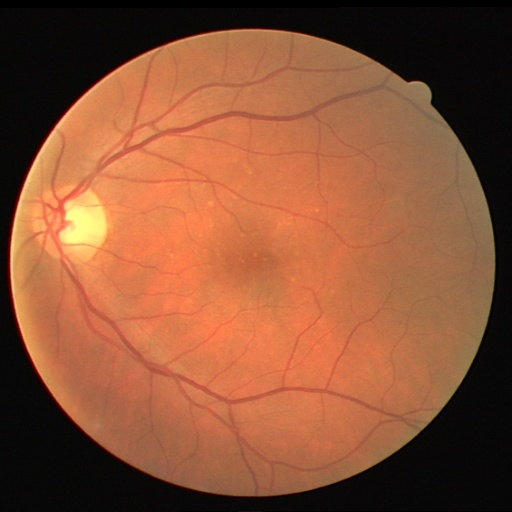
#> input picture retina/train/images/21.jpg, 512 x 512 px
$ python -i Aumentacion1.py   (imports and definitions only)   (older library calls are emulated)
#> lines starting #> are read from the running program, lines starting #| are printed output that depends on the picture
#> further down, picture is the input picture: shape (512, 512, 3); mean B, G, R 54.3, 82.7, 138.5
import cv2
import numpy as np
import os
from glob import glob
import random

# Crear directorios de salida para imágenes y ground truths (máscaras)
output_dir_images = 'train_augmented/images/'
output_dir_masks = 'train_augmented/groundtruths/'

# [5 lines not run here, left out]

# Cargar las imágenes y las máscaras
images = sorted(glob('retina/train/images/*.jpg'))  # Ruta a tus imágenes originales
masks = sorted(glob('retina/train/groundtruths/*.jpg'))    # Ruta a tus máscaras originales

# Función para ajustar brillo y contraste
def adjust_brightness_contrast(img, alpha=1.0, beta=0):
    return cv2.convertScaleAbs(img, alpha=alpha, beta=beta)

# Función para aplicar ecualización de histograma
def apply_histogram_equalization(img):
    if len(img.shape) == 3:  # Imagen a color
        img_yuv = cv2.cvtColor(img, cv2.COLOR_BGR2YUV)
        img_yuv[:, :, 0] = cv2.equalizeHist(img_yuv[:, :, 0])
        return cv2.cvtColor(img_yuv, cv2.COLOR_YUV2BGR)
    else:  # Imagen en escala de grises
        return cv2.equalizeHist(img)

# Función para aplicar detección de bordes Canny
def apply_canny_edge_detection(img):
    return cv2.Canny(img, 100, 200)

# Función para aplicar filtro Sobel
def apply_sobel_edge_detection(img):
    gray = cv2.cvtColor(img, cv2.COLOR_BGR2GRAY)
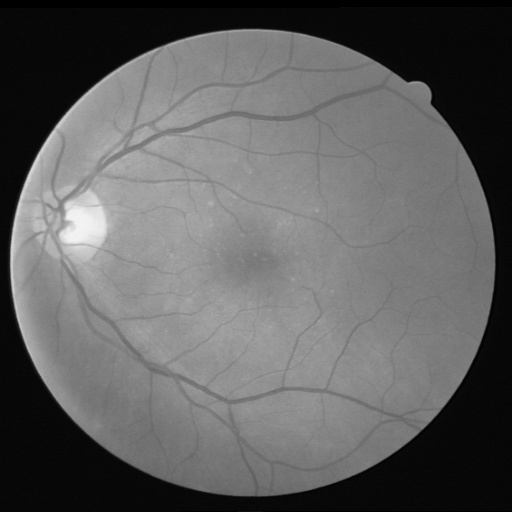
#> gray: shape (512, 512); min 0, max 243, mean 96.2
    grad_x = cv2.Sobel(gray, cv2.CV_64F, 1, 0, ksize=3)
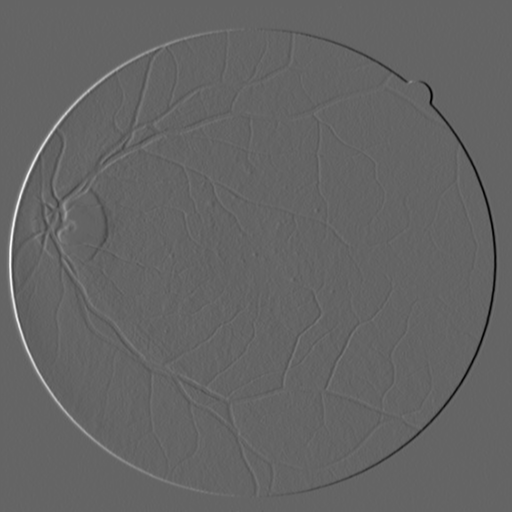
#> grad_x: shape (512, 512) float64; min -434, max 662, mean 0; drawn with min black and max white
    grad_y = cv2.Sobel(gray, cv2.CV_64F, 0, 1, ksize=3)
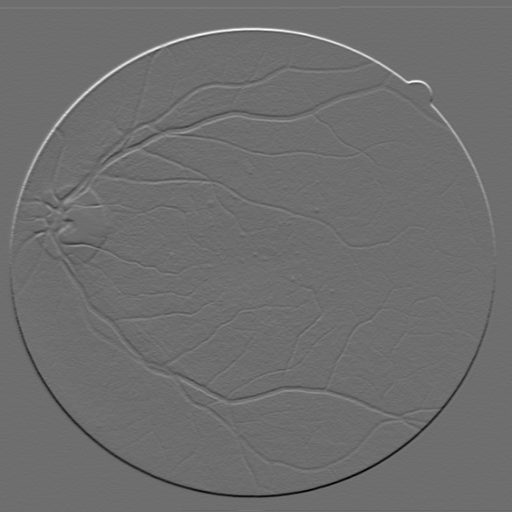
#> grad_y: shape (512, 512) float64; min -406, max 531, mean 0.1; drawn with min black and max white
    sobel = cv2.magnitude(grad_x, grad_y)
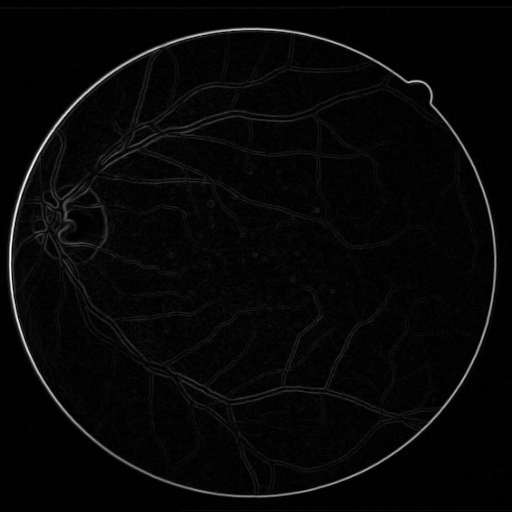
#> sobel: shape (512, 512) float64; min 0, max 663.6, mean 18.7; drawn with min black and max white
    return np.uint8(sobel)
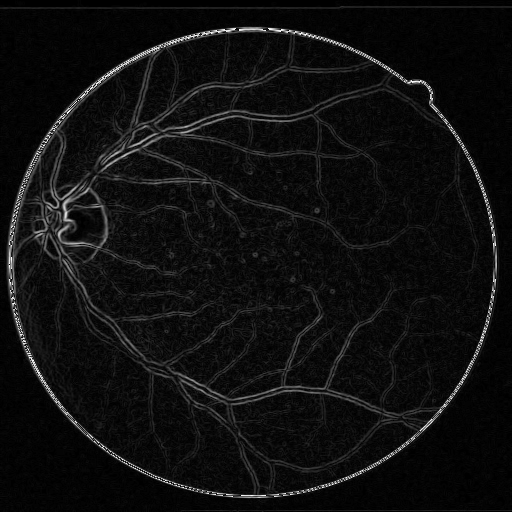
#> returned value: shape (512, 512); min 0, max 255, mean 15.1

# Función para añadir ruido gaussiano
def add_gaussian_noise(img):
    mean = 0
    sigma = 25
    noise = np.random.normal(mean, sigma, img.shape).astype(np.uint8)
    return cv2.add(img, noise)

# Función para realizar rotaciones
def rotate_image(img, angle):
    (h, w) = img.shape[:2]
    center = (w // 2, h // 2)
    M = cv2.getRotationMatrix2D(center, angle, 1.0)
    return cv2.warpAffine(img, M, (w, h))

# Función para aplicar transformaciones geométricas (zoom)
def zoom_image(img, zoom_factor=1.2):
    height, width = img.shape[:2]
    new_width, new_height = int(width * zoom_factor), int(height * zoom_factor)
    resized_img = cv2.resize(img, (new_width, new_height))

    # Recortar la imagen para que sea del mismo tamaño que el original
    crop_x1 = (new_width - width) // 2
    crop_y1 = (new_height - height) // 2
    return resized_img[crop_y1:crop_y1+height, crop_x1:crop_x1+width]

# Generar nuevas imágenes y máscaras con las transformaciones
total_images = 0
augmentations_per_image = 40  # Aumentamos el número de augmentaciones por imagen

# [63 lines not run here, left out]

>>> import cv2
>>> picture = cv2.imread('retina/train/images/21.jpg')
>>> result = apply_sobel_edge_detection(picture)

$ run again, on retina/train/images/25.jpg
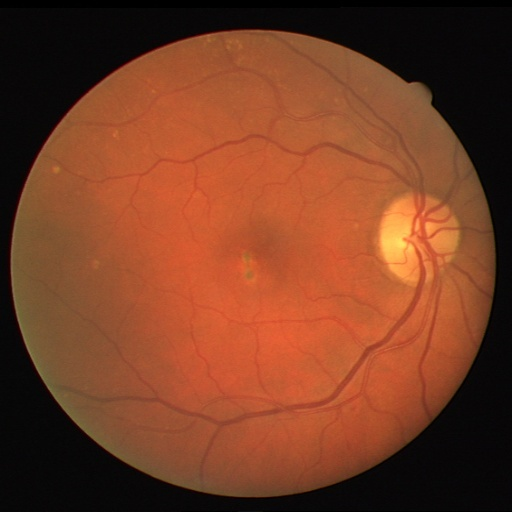
#> input picture retina/train/images/25.jpg, 512 x 512 px
#> picture is the input picture: shape (512, 512, 3); mean B, G, R 36.4, 61.8, 119.8
#> in apply_sobel_edge_detection, `grad_y = cv2.Sobel(gray, cv2.CV_64F, 0, 1, ksize=3)`:
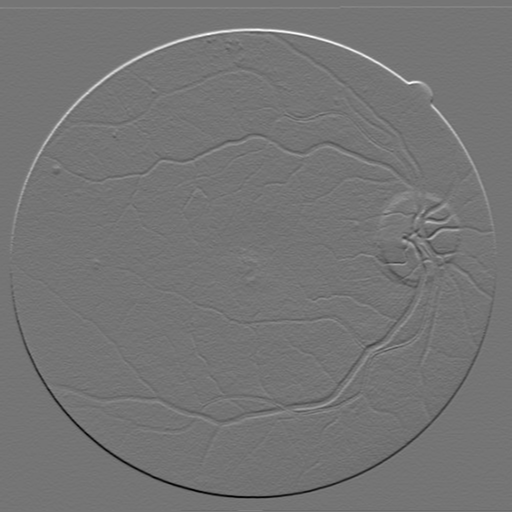
#> grad_y: shape (512, 512) float64; min -294, max 346, mean 0.1; drawn with min black and max white
#> in apply_sobel_edge_detection, `return np.uint8(sobel)`:
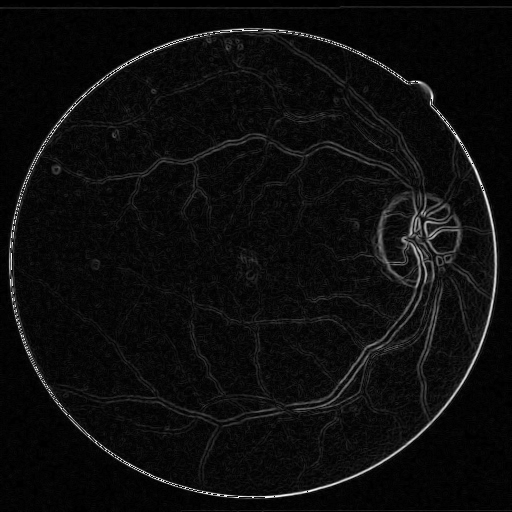
#> returned value: shape (512, 512); min 0, max 255, mean 13

$ run again, on retina/train/images/27.jpg
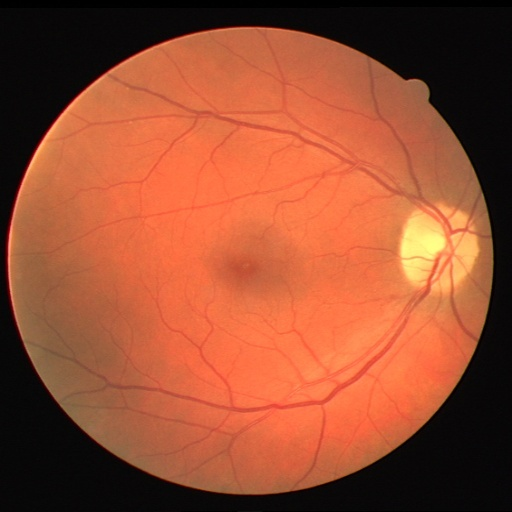
#> input picture retina/train/images/27.jpg, 512 x 512 px
#> picture is the input picture: shape (512, 512, 3); mean B, G, R 49.7, 77.7, 151.9
#> in apply_sobel_edge_detection, `grad_y = cv2.Sobel(gray, cv2.CV_64F, 0, 1, ksize=3)`:
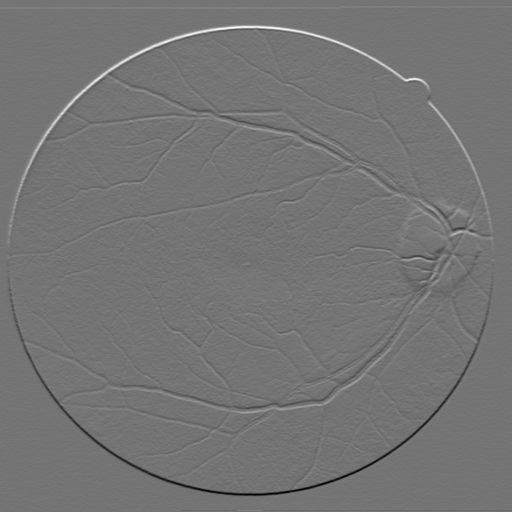
#> grad_y: shape (512, 512) float64; min -406, max 480, mean 0.1; drawn with min black and max white
#> in apply_sobel_edge_detection, `return np.uint8(sobel)`:
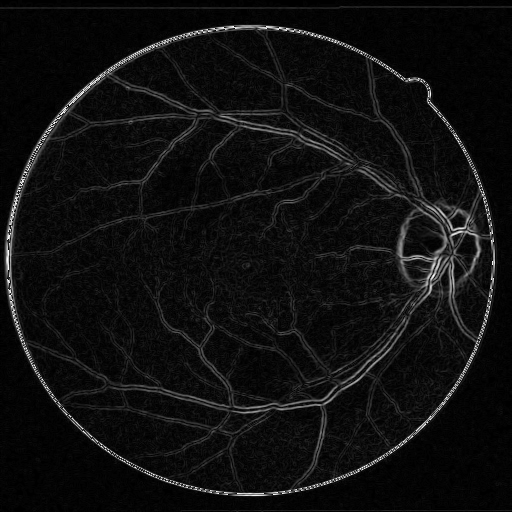
#> returned value: shape (512, 512); min 0, max 255, mean 15.5
